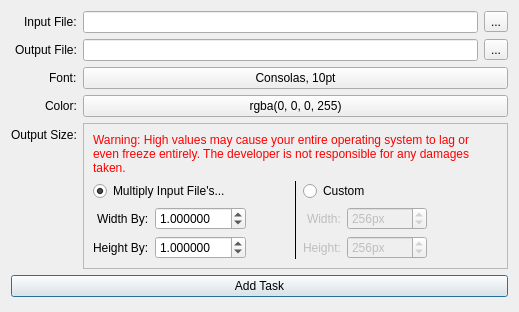
<?xml version="1.0" encoding="UTF-8"?>
<ui version="4.0">
 <class>TaskCreationDialog</class>
 <widget class="QDialog" name="TaskCreationDialog">
  <property name="geometry">
   <rect>
    <x>0</x>
    <y>0</y>
    <width>519</width>
    <height>312</height>
   </rect>
  </property>
  <property name="windowTitle">
   <string>New Binarificator Task</string>
  </property>
  <layout class="QFormLayout" name="formLayout_3">
   <property name="labelAlignment">
    <set>Qt::AlignRight|Qt::AlignTrailing|Qt::AlignVCenter</set>
   </property>
   <item row="0" column="0">
    <widget class="QLabel" name="label_2">
     <property name="text">
      <string>Input File:</string>
     </property>
    </widget>
   </item>
   <item row="0" column="1">
    <layout class="QHBoxLayout" name="inputFileLayout">
     <item>
      <widget class="QLineEdit" name="inputFileLine"/>
     </item>
     <item>
      <widget class="QToolButton" name="inputFileBrowseButton">
       <property name="toolTip">
        <string>Browse</string>
       </property>
       <property name="text">
        <string>...</string>
       </property>
       <property name="toolButtonStyle">
        <enum>Qt::ToolButtonTextOnly</enum>
       </property>
       <property name="arrowType">
        <enum>Qt::NoArrow</enum>
       </property>
      </widget>
     </item>
    </layout>
   </item>
   <item row="1" column="0">
    <widget class="QLabel" name="label_3">
     <property name="text">
      <string>Output File:</string>
     </property>
    </widget>
   </item>
   <item row="1" column="1">
    <layout class="QHBoxLayout" name="outputFileLayout">
     <item>
      <widget class="QLineEdit" name="outputFileLine"/>
     </item>
     <item>
      <widget class="QToolButton" name="outputFileBrowseButton">
       <property name="toolTip">
        <string>Browse</string>
       </property>
       <property name="text">
        <string>...</string>
       </property>
       <property name="toolButtonStyle">
        <enum>Qt::ToolButtonTextOnly</enum>
       </property>
      </widget>
     </item>
    </layout>
   </item>
   <item row="2" column="0">
    <widget class="QLabel" name="label_4">
     <property name="text">
      <string>Font:</string>
     </property>
    </widget>
   </item>
   <item row="2" column="1">
    <widget class="QPushButton" name="fontButton">
     <property name="text">
      <string>Consolas, 10pt</string>
     </property>
     <property name="autoDefault">
      <bool>false</bool>
     </property>
     <property name="selectedFont" stdset="0">
      <font>
       <family>Consolas</family>
       <pointsize>10</pointsize>
      </font>
     </property>
    </widget>
   </item>
   <item row="3" column="0">
    <widget class="QLabel" name="label_5">
     <property name="text">
      <string>Color:</string>
     </property>
    </widget>
   </item>
   <item row="3" column="1">
    <widget class="QPushButton" name="backgroundColorButton">
     <property name="text">
      <string>rgba(0, 0, 0, 255)</string>
     </property>
     <property name="autoDefault">
      <bool>false</bool>
     </property>
     <property name="selectedBackgroundColor" stdset="0">
      <color>
       <red>0</red>
       <green>0</green>
       <blue>0</blue>
      </color>
     </property>
    </widget>
   </item>
   <item row="4" column="0">
    <widget class="QLabel" name="label_6">
     <property name="text">
      <string>Output Size:</string>
     </property>
    </widget>
   </item>
   <item row="4" column="1">
    <widget class="QFrame" name="frame">
     <property name="frameShape">
      <enum>QFrame::StyledPanel</enum>
     </property>
     <property name="frameShadow">
      <enum>QFrame::Plain</enum>
     </property>
     <layout class="QVBoxLayout" name="verticalLayout_3">
      <item>
       <widget class="QLabel" name="label">
        <property name="enabled">
         <bool>true</bool>
        </property>
        <property name="styleSheet">
         <string notr="true">color: red;</string>
        </property>
        <property name="text">
         <string>Warning: High values may cause your entire operating system to lag or even freeze entirely. The developer is not responsible for any damages taken.</string>
        </property>
        <property name="wordWrap">
         <bool>true</bool>
        </property>
       </widget>
      </item>
      <item>
       <layout class="QHBoxLayout" name="horizontalLayout_5">
        <item>
         <layout class="QVBoxLayout" name="verticalLayout">
          <item>
           <widget class="QRadioButton" name="multiplySizeRadioButton">
            <property name="text">
             <string>Multiply Input File's...</string>
            </property>
            <property name="checked">
             <bool>true</bool>
            </property>
           </widget>
          </item>
          <item>
           <layout class="QFormLayout" name="_2">
            <property name="labelAlignment">
             <set>Qt::AlignRight|Qt::AlignTrailing|Qt::AlignVCenter</set>
            </property>
            <item row="0" column="0">
             <widget class="QLabel" name="multiplyWidthByLabel">
              <property name="text">
               <string>Width By:</string>
              </property>
             </widget>
            </item>
            <item row="1" column="0">
             <widget class="QLabel" name="multiplyHeightByLabel">
              <property name="text">
               <string>Height By:</string>
              </property>
             </widget>
            </item>
            <item row="1" column="1">
             <layout class="QHBoxLayout" name="horizontalLayout">
              <item>
               <widget class="QDoubleSpinBox" name="multiplyHeightBySpinBox">
                <property name="accelerated">
                 <bool>true</bool>
                </property>
                <property name="decimals">
                 <number>6</number>
                </property>
                <property name="minimum">
                 <double>0.000001000000000</double>
                </property>
                <property name="maximum">
                 <double>100.000000000000000</double>
                </property>
                <property name="singleStep">
                 <double>0.100000000000000</double>
                </property>
                <property name="stepType">
                 <enum>QAbstractSpinBox::AdaptiveDecimalStepType</enum>
                </property>
                <property name="value">
                 <double>1.000000000000000</double>
                </property>
               </widget>
              </item>
              <item>
               <spacer name="horizontalSpacer_2">
                <property name="orientation">
                 <enum>Qt::Horizontal</enum>
                </property>
                <property name="sizeHint" stdset="0">
                 <size>
                  <width>40</width>
                  <height>20</height>
                 </size>
                </property>
               </spacer>
              </item>
             </layout>
            </item>
            <item row="0" column="1">
             <layout class="QHBoxLayout" name="horizontalLayout_2">
              <item>
               <widget class="QDoubleSpinBox" name="multiplyWidthBySpinBox">
                <property name="accelerated">
                 <bool>true</bool>
                </property>
                <property name="decimals">
                 <number>6</number>
                </property>
                <property name="minimum">
                 <double>0.000001000000000</double>
                </property>
                <property name="maximum">
                 <double>100.000000000000000</double>
                </property>
                <property name="singleStep">
                 <double>0.100000000000000</double>
                </property>
                <property name="stepType">
                 <enum>QAbstractSpinBox::AdaptiveDecimalStepType</enum>
                </property>
                <property name="value">
                 <double>1.000000000000000</double>
                </property>
               </widget>
              </item>
              <item>
               <spacer name="horizontalSpacer">
                <property name="orientation">
                 <enum>Qt::Horizontal</enum>
                </property>
                <property name="sizeHint" stdset="0">
                 <size>
                  <width>40</width>
                  <height>20</height>
                 </size>
                </property>
               </spacer>
              </item>
             </layout>
            </item>
           </layout>
          </item>
         </layout>
        </item>
        <item>
         <widget class="QFrame" name="frame_2">
          <property name="frameShape">
           <enum>QFrame::VLine</enum>
          </property>
          <property name="frameShadow">
           <enum>QFrame::Plain</enum>
          </property>
         </widget>
        </item>
        <item>
         <layout class="QVBoxLayout" name="verticalLayout_2">
          <item>
           <widget class="QRadioButton" name="customOutputSizeRadioButton">
            <property name="text">
             <string>Custom</string>
            </property>
           </widget>
          </item>
          <item>
           <layout class="QFormLayout" name="_3">
            <property name="labelAlignment">
             <set>Qt::AlignRight|Qt::AlignTrailing|Qt::AlignVCenter</set>
            </property>
            <item row="0" column="0">
             <widget class="QLabel" name="customWidthLabel">
              <property name="enabled">
               <bool>false</bool>
              </property>
              <property name="text">
               <string>Width:</string>
              </property>
             </widget>
            </item>
            <item row="0" column="1">
             <layout class="QHBoxLayout" name="horizontalLayout_4">
              <item>
               <widget class="QDoubleSpinBox" name="customWidthSpinBox">
                <property name="enabled">
                 <bool>false</bool>
                </property>
                <property name="accelerated">
                 <bool>true</bool>
                </property>
                <property name="suffix">
                 <string>px</string>
                </property>
                <property name="decimals">
                 <number>0</number>
                </property>
                <property name="minimum">
                 <double>1.000000000000000</double>
                </property>
                <property name="maximum">
                 <double>999999999999.000000000000000</double>
                </property>
                <property name="value">
                 <double>256.000000000000000</double>
                </property>
               </widget>
              </item>
              <item>
               <spacer name="horizontalSpacer_3">
                <property name="orientation">
                 <enum>Qt::Horizontal</enum>
                </property>
                <property name="sizeHint" stdset="0">
                 <size>
                  <width>40</width>
                  <height>20</height>
                 </size>
                </property>
               </spacer>
              </item>
             </layout>
            </item>
            <item row="1" column="0">
             <widget class="QLabel" name="customHeightLabel">
              <property name="enabled">
               <bool>false</bool>
              </property>
              <property name="text">
               <string>Height:</string>
              </property>
             </widget>
            </item>
            <item row="1" column="1">
             <layout class="QHBoxLayout" name="horizontalLayout_3">
              <item>
               <widget class="QDoubleSpinBox" name="customHeightSpinBox">
                <property name="enabled">
                 <bool>false</bool>
                </property>
                <property name="accelerated">
                 <bool>true</bool>
                </property>
                <property name="suffix">
                 <string>px</string>
                </property>
                <property name="decimals">
                 <number>0</number>
                </property>
                <property name="minimum">
                 <double>1.000000000000000</double>
                </property>
                <property name="maximum">
                 <double>999999999999.000000000000000</double>
                </property>
                <property name="value">
                 <double>256.000000000000000</double>
                </property>
               </widget>
              </item>
              <item>
               <spacer name="horizontalSpacer_4">
                <property name="orientation">
                 <enum>Qt::Horizontal</enum>
                </property>
                <property name="sizeHint" stdset="0">
                 <size>
                  <width>40</width>
                  <height>20</height>
                 </size>
                </property>
               </spacer>
              </item>
             </layout>
            </item>
           </layout>
          </item>
         </layout>
        </item>
       </layout>
      </item>
     </layout>
    </widget>
   </item>
   <item row="5" column="0" colspan="2">
    <widget class="QPushButton" name="addTaskButton">
     <property name="text">
      <string>Add Task</string>
     </property>
    </widget>
   </item>
  </layout>
 </widget>
 <resources/>
 <connections/>
</ui>
